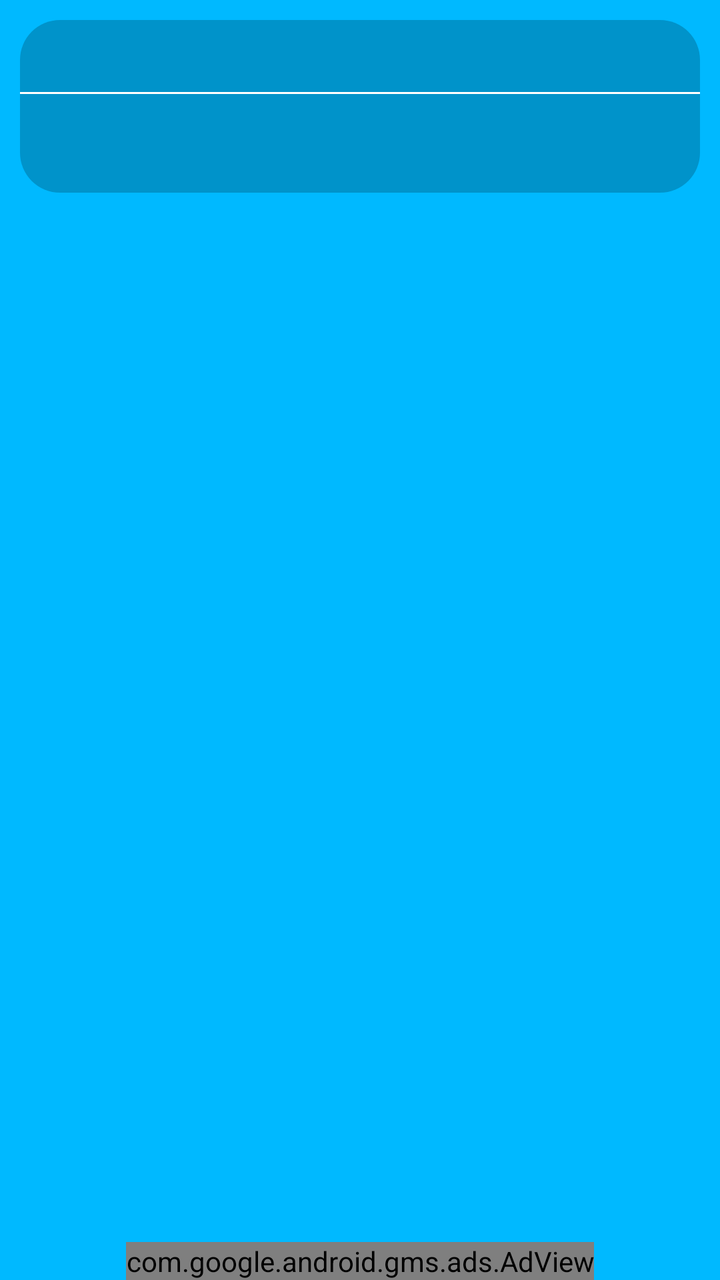
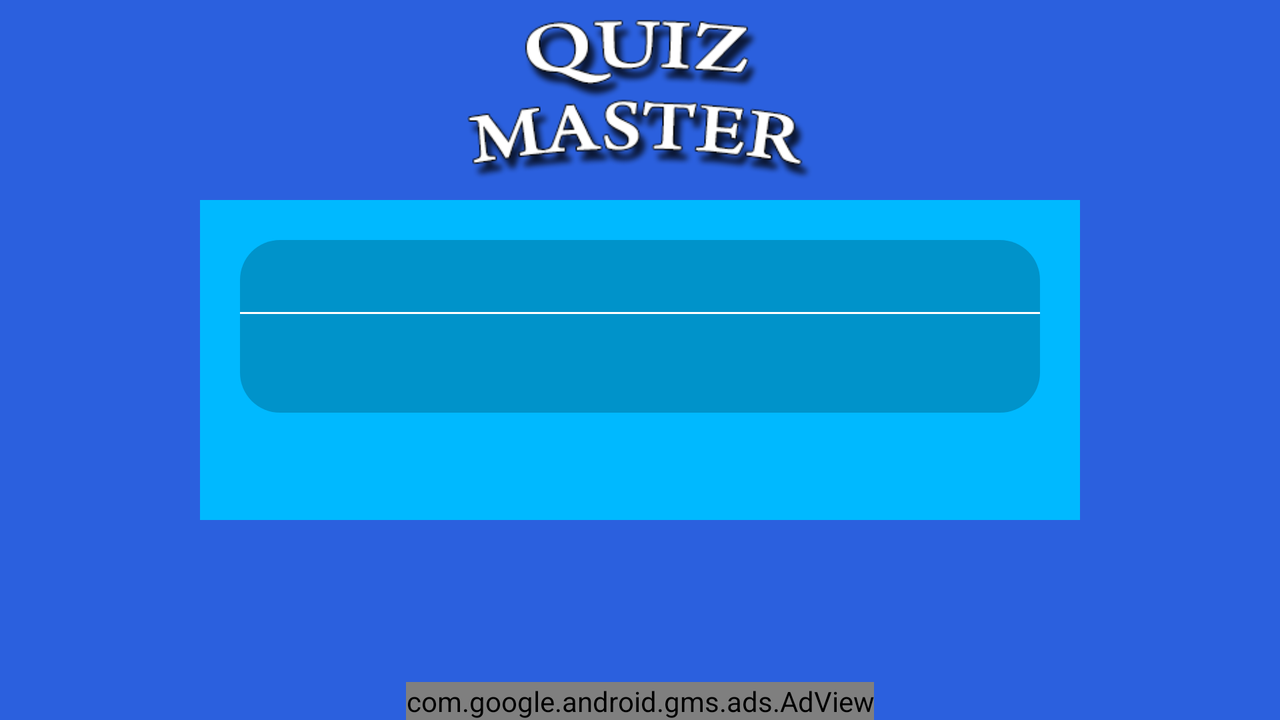

One screen, two layout resources from the same app: the default and the repository's alternative for another configuration. Each is rendered where Android would select it; the XML of both is given below.
<!-- AndroidManifest.xml: application theme AppTheme -->
<!-- res/layout/layout_main.xml -->
<?xml version="1.0" encoding="utf-8"?>
<RelativeLayout
    xmlns:android="http://schemas.android.com/apk/res/android"
    xmlns:tools="http://schemas.android.com/tools"
    xmlns:ads="http://schemas.android.com/apk/res-auto"
    android:layout_width="match_parent"
    android:layout_height="match_parent"
    tools:context="info.rohanmorris.quizmaster.MainActivity">

    <include layout="@layout/quiz_layout"/>

    <com.google.android.gms.ads.AdView
        android:id="@+id/adView"
        android:layout_width="wrap_content"
        android:layout_height="wrap_content"
        android:layout_centerHorizontal="true"
        android:layout_alignParentBottom="true"
        ads:adSize="BANNER"
        ads:adUnitId="@string/banner_ad_unit_id_test">
    </com.google.android.gms.ads.AdView>
</RelativeLayout>
<!-- res/layout/quiz_layout.xml (included above) -->
<?xml version="1.0" encoding="utf-8"?>
<LinearLayout
    xmlns:android="http://schemas.android.com/apk/res/android"
    android:orientation="vertical"
    android:background="@color/background"
    android:padding="@dimen/quiz_pad"
    android:layout_margin="@dimen/quiz_mar"
    android:layout_width="match_parent"
    android:layout_height="match_parent">

    <RelativeLayout
        android:id="@+id/quiz_question"
        android:layout_width="wrap_content"
        android:layout_height="wrap_content"
        style="@style/quiz_question">
        <TextView
            android:id="@+id/steps"
            android:layout_width="wrap_content"
            android:layout_height="35dp"
            android:layout_marginLeft="15dp"
            android:layout_marginStart="15dp"
            android:layout_marginTop="1dp"
            android:gravity="center"
            android:textColor="#fff"
            android:textSize="20sp"
            android:textStyle="bold"/>

        <TextView
            android:id="@+id/category"
            android:layout_width="match_parent"
            android:layout_height="35dp"
            android:layout_toEndOf="@+id/steps"
            android:layout_toLeftOf="@+id/settings"
            android:layout_toRightOf="@+id/steps"
            android:layout_toStartOf="@+id/settings"
            android:gravity="center"
            android:textColor="#fff"
            android:textSize="20sp"
            android:textStyle="bold"
            android:maxLines="1"
            android:paddingLeft="15dp"
            android:paddingRight="15dp"
            android:ellipsize="end"/>

        <ImageView
            android:id="@+id/settings"
            android:src="@drawable/ic_settings_white_36dp"
            android:layout_width="35dp"
            android:layout_height="35dp"
            android:layout_alignParentEnd="true"
            android:layout_alignParentRight="true"
            android:layout_marginEnd="5dp"
            android:layout_marginRight="5dp"
            android:layout_marginBottom="1dp"
            android:contentDescription="@string/settings" />

        <View
            android:id="@+id/divider"
            style="@style/Divider"
            android:layout_below="@id/settings"/>

        <TextView
            android:id="@+id/quiz"
            android:layout_width="match_parent"
            android:layout_height="wrap_content"
            android:layout_below="@+id/divider"
            android:gravity="center"
            android:padding="10dp"
            android:textColor="#fff"
            android:textSize="22sp"/>
    </RelativeLayout>

    <LinearLayout
        android:id="@+id/quiz_answer"
        android:orientation="vertical"
        android:layout_width="match_parent"
        android:layout_height="match_parent"/>
</LinearLayout>
<!-- resources referenced by this layout -->
<resources>
  <color name="background">#00B9FF</color>
  <dimen name="quiz_mar">0dp</dimen>
  <dimen name="quiz_pad">0dp</dimen>
  <string name="banner_ad_unit_id_test">ca-app-pub-3940256099942544/6300978111</string>
  <string name="settings">Settings</string>
  <style name="Divider">
          <item name="android:layout_width">match_parent</item>
          <item name="android:layout_height">1dp</item>
          <item name="android:background">#ffffff</item>
      </style>
  <style name="quiz_question">
          <item name="android:background">@drawable/quiz_background</item>
          <item name="android:layout_margin">10dp</item>
      </style>
  <style name="AppTheme" parent="Theme.AppCompat.Light.NoActionBar">
          
          <item name="colorPrimary">@color/colorPrimary</item>
          <item name="colorPrimaryDark">@color/colorPrimaryDark</item>
          <item name="colorAccent">@color/colorAccent</item>
      </style>
  <!-- drawable quiz_background (drawable) -->
  <?xml version="1.0" encoding="utf-8"?>
  <shape xmlns:android="http://schemas.android.com/apk/res/android"
      android:shape="rectangle">
      <corners android:radius="20dp"/>
      <solid android:color="@color/quiz_question_background"/>
  </shape>
  <color name="colorPrimary">#3F51B5</color>
  <color name="colorPrimaryDark">#303F9F</color>
  <color name="colorAccent">#FF4081</color>
  <color name="quiz_question_background">#35000000</color>
</resources>
<!-- res/layout-w600dp/layout_main.xml (the repository's variant of the layout above) -->
<!-- drawn on the phone turned sideways -->
<?xml version="1.0" encoding="utf-8"?>
<RelativeLayout
    xmlns:android="http://schemas.android.com/apk/res/android"
    xmlns:tools="http://schemas.android.com/tools"
    xmlns:ads="http://schemas.android.com/apk/res-auto"
    android:background="#2B60DE"
    android:layout_width="match_parent"
    android:layout_height="match_parent"
    tools:context="info.rohanmorris.quizmaster.MainActivity">

    <ImageView
        android:src="@drawable/logo"
        android:padding="10dp"
        android:layout_width="match_parent"
        android:layout_height="100dp"
        android:contentDescription="@string/app_name" />

    <include
        layout="@layout/quiz_layout"/>

    <com.google.android.gms.ads.AdView
        android:id="@+id/adView"
        android:layout_width="wrap_content"
        android:layout_height="wrap_content"
        android:layout_centerHorizontal="true"
        android:layout_alignParentBottom="true"
        ads:adSize="BANNER"
        ads:adUnitId="@string/banner_ad_unit_id_test">
    </com.google.android.gms.ads.AdView>
</RelativeLayout>
<!-- resources referenced by the variant -->
<!-- as the phone turned sideways resolves them -->
<resources>
  <color name="background">#00B9FF</color>
  <!-- from res/values-w600dp/ -->
  <dimen name="quiz_mar">100dp</dimen>
  <!-- from res/values-w600dp/ -->
  <dimen name="quiz_pad">10dp</dimen>
  <!-- drawable logo: png bitmap (drawable, 20981 bytes) -->
  <string name="app_name">Quiz Master</string>
  <string name="banner_ad_unit_id_test">ca-app-pub-3940256099942544/6300978111</string>
  <string name="settings">Settings</string>
  <style name="Divider">
          <item name="android:layout_width">match_parent</item>
          <item name="android:layout_height">1dp</item>
          <item name="android:background">#ffffff</item>
      </style>
  <style name="quiz_question">
          <item name="android:background">@drawable/quiz_background</item>
          <item name="android:layout_margin">10dp</item>
      </style>
  <style name="AppTheme" parent="Theme.AppCompat.Light.NoActionBar">
          
          <item name="colorPrimary">@color/colorPrimary</item>
          <item name="colorPrimaryDark">@color/colorPrimaryDark</item>
          <item name="colorAccent">@color/colorAccent</item>
      </style>
  <!-- drawable quiz_background (drawable) -->
  <?xml version="1.0" encoding="utf-8"?>
  <shape xmlns:android="http://schemas.android.com/apk/res/android"
      android:shape="rectangle">
      <corners android:radius="20dp"/>
      <solid android:color="@color/quiz_question_background"/>
  </shape>
  <color name="colorPrimary">#3F51B5</color>
  <color name="colorPrimaryDark">#303F9F</color>
  <color name="colorAccent">#FF4081</color>
  <color name="quiz_question_background">#35000000</color>
</resources>
